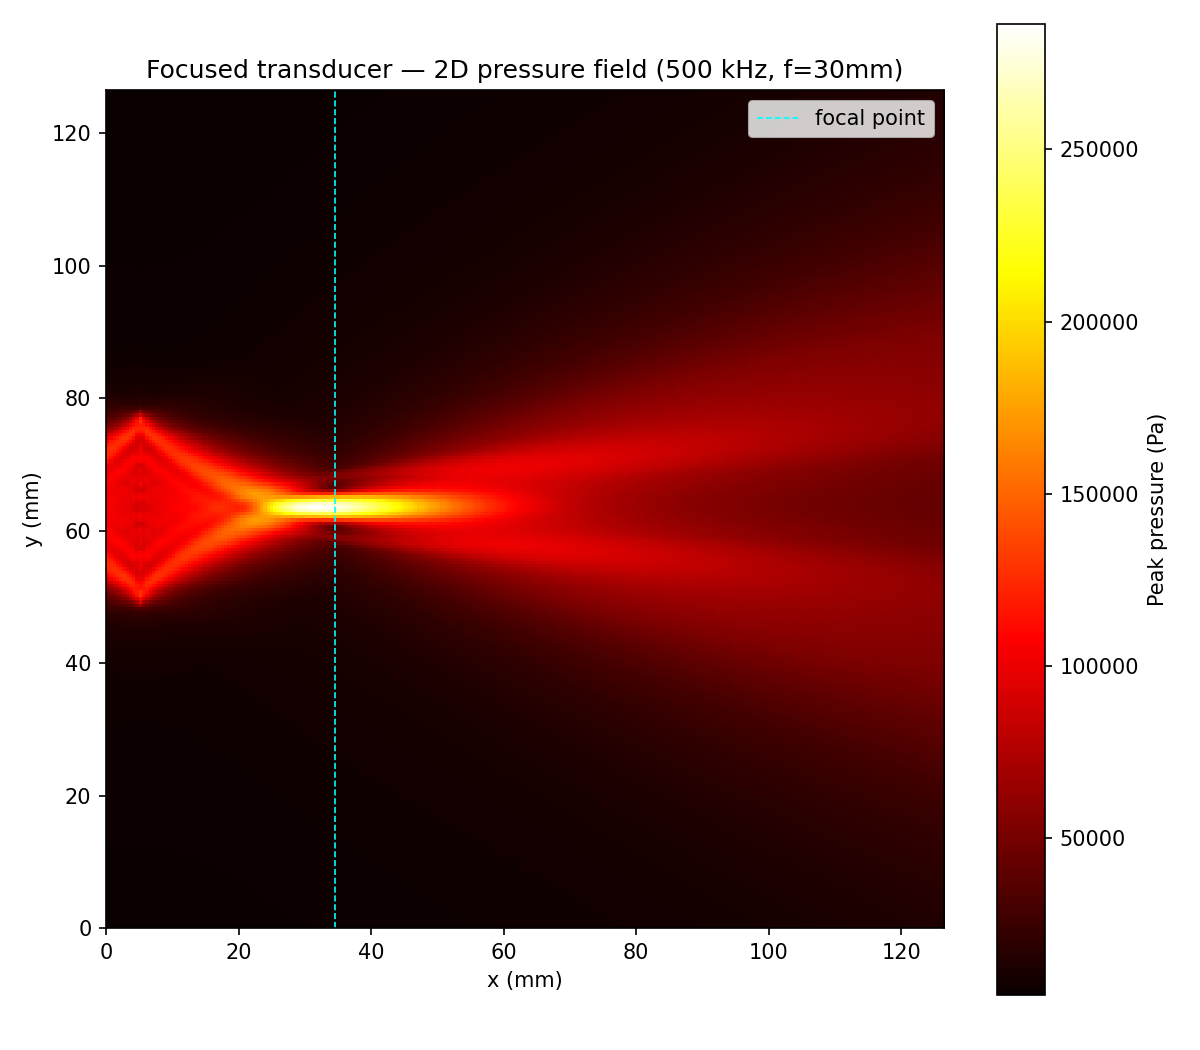

Write Python code to recreate this figure.
import numpy as np
from kwave.kgrid import kWaveGrid
from kwave.kmedium import kWaveMedium
from kwave.ksource import kSource
from kwave.ksensor import kSensor
from kwave.kspaceFirstOrder import kspaceFirstOrder
from kwave.utils.signals import tone_burst
import matplotlib.pyplot as plt

# --- Parameters ---
freq  = 500e3
c0    = 1482.0
rho0  = 1000.0

# --- Grid ---
wavelength = c0 / freq
dx = wavelength / 6
Nx, Ny = 256, 256
kgrid = kWaveGrid([Nx, Ny], [dx, dx])
kgrid.makeTime(c0)
n_time = kgrid.Nt

# --- Medium ---
medium = kWaveMedium(sound_speed=c0, density=rho0)

# --- Transducer geometry ---
focal_length = 30e-3
aperture     = 30e-3
transducer_x = 10
center_y     = Ny // 2
aperture_pts = int(aperture / dx)
half_ap      = aperture_pts // 2
source_y_indices = np.arange(center_y - half_ap, center_y + half_ap)
n_sources = len(source_y_indices)

print(f"Grid size: {Nx} x {Ny}, dt={kgrid.dt:.2e}s, Nt={n_time}")
print(f"Number of source elements: {n_sources}")

# --- Build base tone burst ---
burst = tone_burst(1/kgrid.dt, freq, 5).flatten()
print(f"Burst length: {len(burst)} samples")

# Make sure n_time is long enough for burst + max delay
focal_point_x = transducer_x + int((focal_length + 3.5e-3) / dx)  # +3.5mm correction
focal_point_y = center_y

# Compute delays
delays_s = np.zeros(n_sources)
for i, sy in enumerate(source_y_indices):
    dist = np.sqrt(((transducer_x - focal_point_x) * dx)**2 +
                   ((sy - focal_point_y) * dx)**2)
    delays_s[i] = dist / c0

# Normalize so max delay fires first (converging focus)
delays_s = delays_s.max() - delays_s
max_delay_steps = int(np.max(delays_s) / kgrid.dt)

# Ensure time array is long enough
n_time_needed = max_delay_steps + len(burst) + 100
if n_time < n_time_needed:
    n_time = n_time_needed
    print(f"Extended n_time to {n_time}")

# --- Build source signals ---
source_signals = np.zeros((n_sources, n_time))
for i in range(n_sources):
    d = int(delays_s[i] / kgrid.dt)
    source_signals[i, d:d + len(burst)] = burst * 1e5

# Rebuild kgrid time with correct n_time
kgrid.t_array = np.arange(0, n_time) * kgrid.dt

source = kSource()
source.p_mask = np.zeros((Nx, Ny))
source.p_mask[transducer_x, source_y_indices] = 1
source.p = source_signals

# --- Sensor ---
sensor = kSensor()
sensor.mask = np.ones((Nx, Ny))
sensor.record = ['p_max']

# --- Run ---
print("Running simulation...")
sensor_data = kspaceFirstOrder(kgrid, medium, source, sensor)

# --- Plot ---
p_max = sensor_data['p_max'].reshape(Nx, Ny)

plt.figure(figsize=(8, 7))
plt.imshow(p_max.T, aspect='equal',
           extent=[0, Nx*dx*1e3, 0, Ny*dx*1e3],
           origin='lower', cmap='hot')
plt.colorbar(label='Peak pressure (Pa)')
plt.xlabel('x (mm)')
plt.ylabel('y (mm)')
plt.title('Focused transducer — 2D pressure field (500 kHz, f=30mm)')
plt.axvline(x=(transducer_x + int(focal_length/dx)) * dx * 1e3,
            color='cyan', linestyle='--', linewidth=0.8, label='focal point')
plt.legend()
plt.tight_layout()
plt.savefig('02_focused_transducer.png', dpi=150)
plt.show()
print(f"Max pressure: {np.max(p_max):.1f} Pa")
print("Done! Saved to 02_focused_transducer.png")
